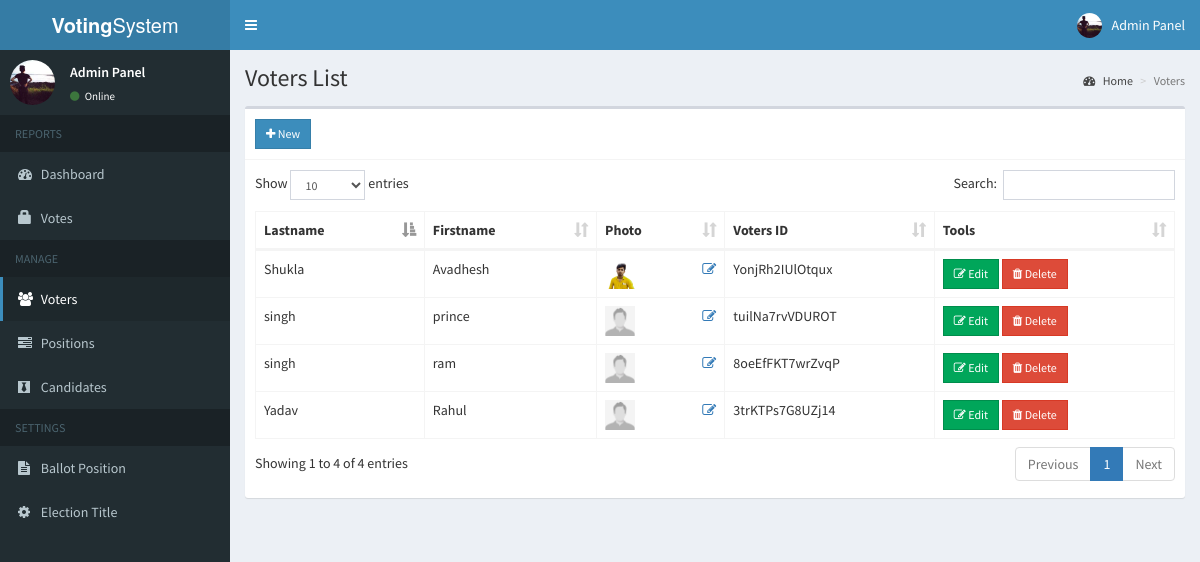
Screenshot of /admin/voters.php (signed in) with the database file from the repository.
### tables this page shows
CREATE TABLE `voters` (
  `id` int(11) NOT NULL,
  `voters_id` varchar(15) NOT NULL,
  `password` varchar(60) NOT NULL,
  `firstname` varchar(30) NOT NULL,
  `lastname` varchar(30) NOT NULL,
  `photo` varchar(150) NOT NULL
);

### admin/includes/session.php (called while the page is built, shortened)
<?php
	include 'includes/conn.php';
	$sql = "SELECT * FROM admin WHERE id = '".$_SESSION['admin']."'";
	$query = $conn->query($sql);
	$user = $query->fetch_assoc();
?>

### admin/voters.php (the view, shortened to what this page needs)
<?php include 'includes/session.php'; ?>
<?php include 'includes/header.php'; ?>
<body class="hold-transition skin-blue sidebar-mini">
<div class="wrapper">
  <?php include 'includes/navbar.php'; ?>
  <?php include 'includes/menubar.php'; ?>
  <div class="content-wrapper">
    <section class="content-header">
      <h1>
        Voters List
      </h1>
      <ol class="breadcrumb">
        <li><a href="#"><i class="fa fa-dashboard"></i> Home</a></li>
        <li class="active">Voters</li>
      </ol>
    </section>
    <section class="content">
      <div class="row">
        <div class="col-xs-12">
          <div class="box">
            <div class="box-header with-border">
              <a href="#addnew" data-toggle="modal" class="btn btn-primary btn-sm btn-flat"><i class="fa fa-plus"></i> New</a>
            </div>
            <div class="box-body">
              <table id="example1" class="table table-bordered">
                <thead>
                  <th>Lastname</th>
                  <th>Firstname</th>
                  <th>Photo</th>
                  <th>Voters ID</th>
                  <th>Tools</th>
                </thead>
                <tbody>
                  <?php
                    $sql = "SELECT * FROM voters";
                    $query = $conn->query($sql);
                    while($row = $query->fetch_assoc()){
                      $image = (!empty($row['photo'])) ? '../images/'.$row['photo'] : '../images/profile.jpg';
                      echo "
                        <tr>
                          <td>".$row['lastname']."</td>
                          <td>".$row['firstname']."</td>
                          <td>
                            <img src='".$image."' width='30px' height='30px'>
                            <a href='#edit_photo' data-toggle='modal' class='pull-right photo' data-id='".$row['id']."'><span class='fa fa-edit'></span></a>
                          </td>
                          <td>".$row['voters_id']."</td>
                          <td>
                            <button class='btn btn-success btn-sm edit btn-flat' data-id='".$row['id']."'><i class='fa fa-edit'></i> Edit</button>
                            <button class='btn btn-danger btn-sm delete btn-flat' data-id='".$row['id']."'><i class='fa fa-trash'></i> Delete</button>
                          </td>
                        </tr>
                      ";
                    }
                  ?>
                </tbody>
              </table>
            </div>
          </div>
        </div>
      </div>
    </section>
  </div>
</div>
</body>
</html>

### admin/includes/navbar.php (shortened to what this page needs)
<header class="main-header">
  <a href="#" class="logo">
    <span class="logo-lg"><b>Voting</b>System</span>
  </a>
  <nav class="navbar navbar-static-top">
    <a href="#" class="sidebar-toggle" data-toggle="push-menu" role="button">
    </a>
    <div class="navbar-custom-menu">
      <ul class="nav navbar-nav">
        <li class="dropdown user user-menu">
          <a href="#" class="dropdown-toggle" data-toggle="dropdown">
            <img src="<?php echo (!empty($user['photo'])) ? '../images/'.$user['photo'] : '../images/profile.jpg'; ?>" class="user-image" alt="User Image">
            <span class="hidden-xs"><?php echo $user['firstname'].' '.$user['lastname']; ?></span>
          </a>
        </li>
      </ul>
    </div>
  </nav>
</header>

### admin/includes/menubar.php (shortened to what this page needs)
<aside class="main-sidebar">
  <section class="sidebar">
    <div class="user-panel">
      <div class="pull-left image">
        <img src="<?php echo (!empty($user['photo'])) ? '../images/'.$user['photo'] : '../images/profile.jpg'; ?>" class="img-circle" alt="User Image">
      </div>
      <div class="pull-left info">
        <p><?php echo $user['firstname'].' '.$user['lastname']; ?></p>
        <a><i class="fa fa-circle text-success"></i> Online</a>
      </div>
    </div>
    <ul class="sidebar-menu" data-widget="tree">
      <li class="header">REPORTS</li>
      <li class=""><a href="home.php"><i class="fa fa-dashboard"></i> <span>Dashboard</span></a></li>
      <li class=""><a href="votes.php"><span class="glyphicon glyphicon-lock"></span> <span>Votes</span></a></li>
      <li class="header">MANAGE</li>
      <li class=""><a href="voters.php"><i class="fa fa-users"></i> <span>Voters</span></a></li>
      <li class=""><a href="positions.php"><i class="fa fa-tasks"></i> <span>Positions</span></a></li>
      <li class=""><a href="candidates.php"><i class="fa fa-black-tie"></i> <span>Candidates</span></a></li>
      <li class="header">SETTINGS</li>
      <li class=""><a href="ballot.php"><i class="fa fa-file-text"></i> <span>Ballot Position</span></a></li>
      <li class=""><a href="#config" data-toggle="modal"><i class="fa fa-cog"></i> <span>Election Title</span></a></li>
    </ul>
  </section>
</aside>

### rows the page displays
voters: lastname "Shukla", firstname "Avadhesh", photo (picture), voters "YonjRh2IUlOtqux"
voters: lastname "Yadav", firstname "Rahul", voters "3trKTPs7G8UZj14"
voters: lastname "singh", firstname "prince", voters "tuilNa7rvVDUROT"
voters: lastname "singh", firstname "ram", voters "8oeEfFKT7wrZvqP"

### other values shown
$user['firstname'] "Admin"
$user['lastname'] "Panel"
